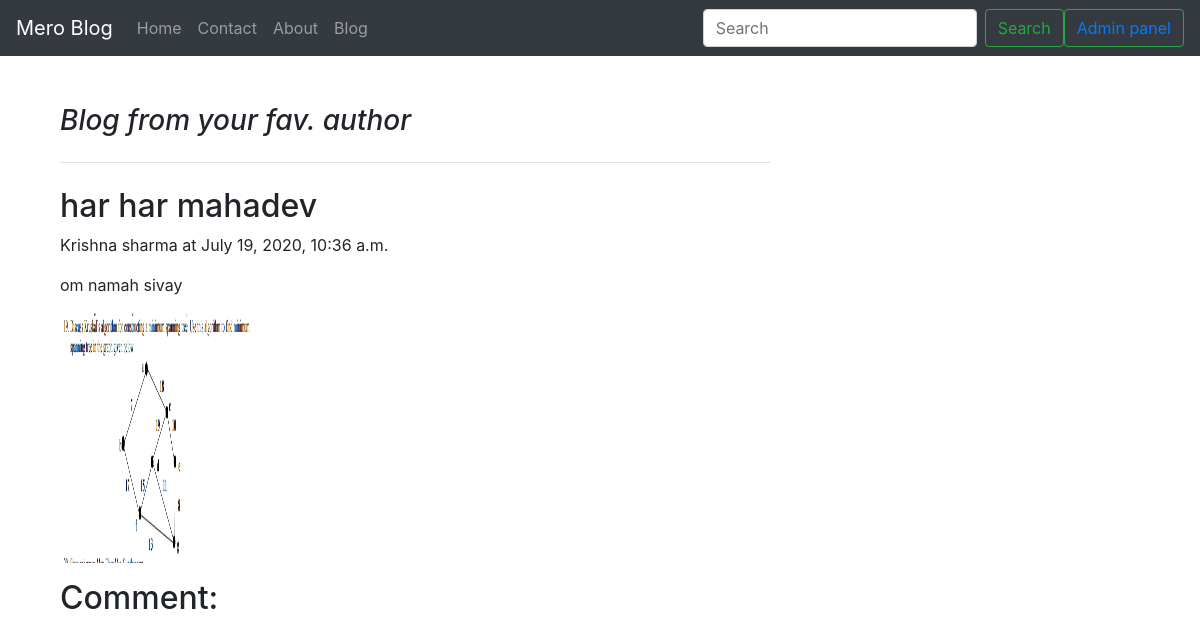
Page /blog/last-post on the committed database.
### blog/models.py (models this page shows, shortened)
class Post(models.Model):
    serial_no = models.AutoField(primary_key=True)
    title = models.CharField(max_length=150)
    content = models.CharField(max_length=5000)
    aurthor = models.CharField(max_length=20)
    timestamp = models.DateTimeField(blank=True)
    slug = models.CharField(max_length=150)
    media_image = models.ImageField(upload_to='blog/images',default='')

### blog/views.py (the view)
# urls.py: path('<str:slug>',views.blog_post,name='blog_post'),
def blog_post(request,slug):
    posts = Post.objects.filter(slug=slug).first()
    context = {'posts':posts}
    return render(request,'blog/blog_post.html',context)

### templates/blog/blog_post.html (shortened to what this page needs)
{% extends 'base.html' %}
{% block body %}
<div class="container my-5">
  <div class="col-md-8 blog-main">
    <h3 class="pb-4 mb-4 font-italic border-bottom">
      Blog from your fav. author
    </h3>
    <div class="blog-post">
      <h2 class="blog-post-title">{{posts.title}}</h2>
      <p class="blog-post-meta">{{posts.aurthor}} at {{posts.timestamp}}</p>
      <p>{{posts.content}}</p>
      {% load static %}
      <p> <img class="photo_size" src="/media/{{ posts.media_image }}" alt=""></p>
      <h2>Comment:</h2>
    </div>
  </div>
</div>
{% endblock body %}

### templates/base.html (style rules this page uses)
.photo_size { width: 200px; height: 250px; }

### rows in the picture
Post: title "har har mahadev", aurthor "Krishna sharma", timestamp "July 19, 2020, 10:36 a.m.", content "om namah sivay", media_image (picture)
